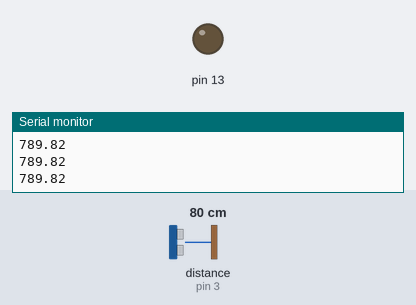
The sketch below on a simulated Arduino Uno, built with avr-gcc and run on an emulated ATmega328P. Shown: output pins drawn as LEDs (lit = HIGH), the last lines printed to the serial monitor. Wiring (inferred from the names in the program): ultrasonic range finder: trigger pin 2; echo pin 3. Dashed ring = blinking. Inputs (shaded band) come from the test bench; at power-on: distance to the obstacle (sensor on pin 3) 80 cm. The echo pulse lasts 58.3 µs per cm; pins used as bus, display or sensor lines are not drawn.

Above: at 1.3 s.
1.4 s: distance to the obstacle (sensor on pin 3) set to 33 cm
2.9 s: distance to the obstacle (sensor on pin 3) set to 27 cm
At 3.15 s:
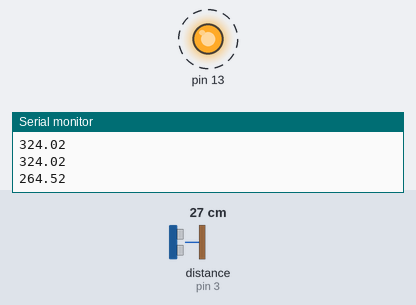
5.9 s: distance to the obstacle (sensor on pin 3) set to 35 cm
At 6.8 s:
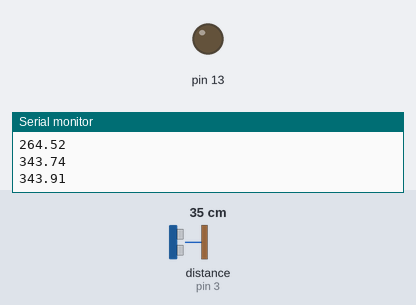
7.4 s: distance to the obstacle (sensor on pin 3) set to 2 cm
At 7.67 s:
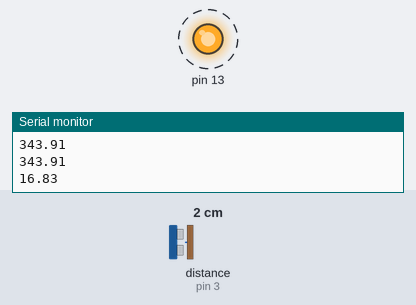
Timing chart, 0 to 11.4 s (numbered marks = the images above; inputs shaded):
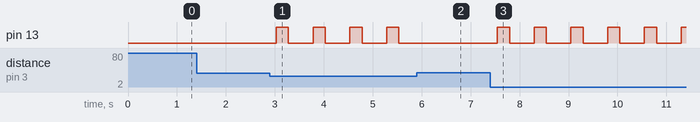

The sketch:

ultrason.ino
```cpp
/* Constantes pour les broches */
const byte TRIGGER_PIN = 2; // Broche TRIGGER
const byte ECHO_PIN = 3;    // Broche ECHO

/* Constantes pour le timeout */
const unsigned long MEASURE_TIMEOUT = 25000UL; // 25ms = ~8m à 340m/s

/* Vitesse du son dans l'air en mm/us */
const float SOUND_SPEED = 340.0 / 1000;


void setup() {
  /* Initialise le port série */
  Serial.begin(9600);

  /* Initialise les broches */
  pinMode(TRIGGER_PIN, OUTPUT);
  digitalWrite(TRIGGER_PIN, LOW); // La broche TRIGGER doit être à LOW au repos
  pinMode(ECHO_PIN, INPUT);

////////////////////////// LED /////////////////////////////
pinMode(13,OUTPUT);
}


void loop() {

  /* 1. Lance une mesure de distance en envoyant une impulsion HIGH de 10µs sur la broche TRIGGER */
  digitalWrite(TRIGGER_PIN, HIGH);
  delayMicroseconds(10);
  digitalWrite(TRIGGER_PIN, LOW);

  /* 2. Mesure le temps entre l'envoi de l'impulsion ultrasonique et son écho (si il existe) */
  long measure = pulseIn(ECHO_PIN, HIGH, MEASURE_TIMEOUT);

  /* 3. Calcul la distance à partir du temps mesuré */
  float distance_mm = measure / 2.0 * SOUND_SPEED;

Serial.println(distance_mm );


if(distance_mm <= 300){
  digitalWrite(13,HIGH);
  delay(250);
  digitalWrite(13,LOW);
}else{
   digitalWrite(13,LOW);
}
  /* Délai d'attente pour éviter d'afficher trop de résultats à la seconde */
  delay(500);
}
```

Measured:
- the behaviour switches between 31 and 30 cm on distance to the obstacle (sensor on pin 3) (found by bisection; images 0 and 1)
- after the input at 2.9 s, pin 13: alternates HIGH for 0.25 s and LOW for 0.50 s, starting after 0.13 s
- after the input at 5.9 s, pin 13: stops changing and stays LOW
- after the input at 7.4 s, pin 13: alternates HIGH for 0.25 s and LOW for 0.50 s, starting after 0.15 s
